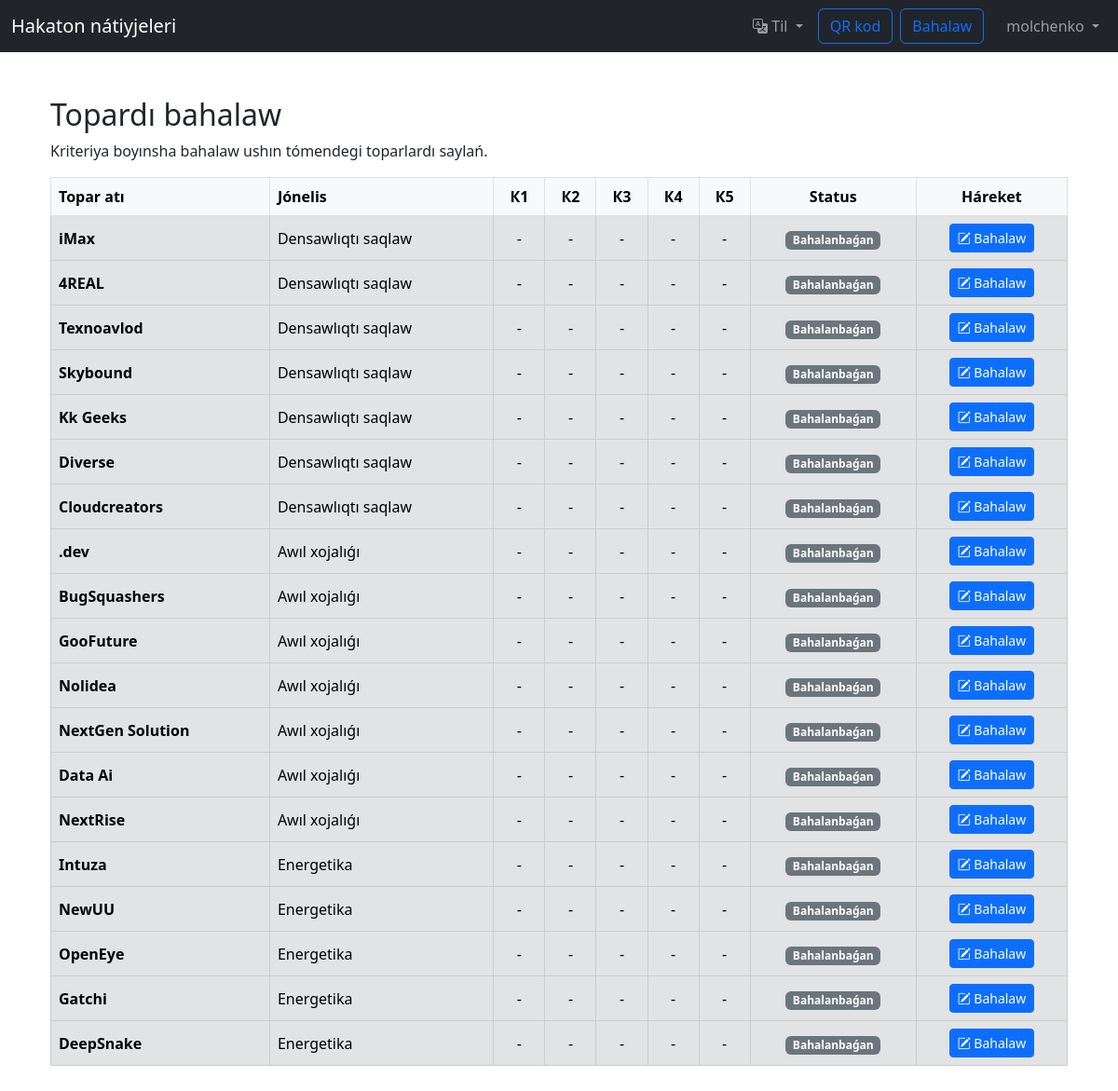
Screenshot of /evaluate/ (signed in) with the database file from the repository.
### judging/models.py (models this page shows, shortened)
class Criterion(models.Model):
    order = models.PositiveIntegerField(unique=True, verbose_name=_("Тартиб рақами (T/P)"))
    name = models.CharField(max_length=255, verbose_name=_("Баҳолаш мезони"))
    max_score = models.IntegerField(verbose_name=_("Максимал балл"))
    description = models.TextField(verbose_name=_("Изоҳ (мезонни баҳолаш учун қўлланма)"), blank=True, null=True)
    class Meta:
        verbose_name = _("Баҳолаш мезони")
        verbose_name_plural = _("Баҳолаш мезонлари")
        ordering = ['order']

class Team(models.Model):
    name = models.CharField(max_length=200, unique=True, verbose_name=_("Жамоа номи"))
    order = models.PositiveIntegerField(unique=True, verbose_name=_("Тартиб рақами (T/P)"))
    direction = models.ForeignKey(
        Direction,
        on_delete=models.PROTECT, # Агар йўналиш ўчирилса, жамоа йўналишсиз қолади (ёки models.PROTECT)
        verbose_name=_("Йўналиши")
    )
    class Meta:
        verbose_name = _("Жамоа")
        verbose_name_plural = _("Жамоалар")

class Direction(models.Model):
    name = models.CharField(max_length=200, unique=True, verbose_name=_("Йўналиш номи")) # Ўзгарди
    description = models.TextField(blank=True, null=True, verbose_name=_("Қисқача тавсиф")) # Ўзгарди
    class Meta:
        verbose_name = _("Йўналиш") # Ўзгарди
        verbose_name_plural = _("Йўналишлар") # Ўзгарди
        ordering = ['name']

### judging/views.py (the view)
# urls.py: path('evaluate/', judging_views.evaluate_view, name='evaluate'),
@login_required
def evaluate_view(request):
    current_user = request.user
    all_criteria_list = list(Criterion.objects.all().order_by('order'))
    teams_to_show_qs = Team.objects.all()
    judge_assigned_directions = []
    is_judge_assigned_to_specific_directions = False
    try:
        judge_profile = current_user.judge_profile
        if judge_profile.assigned_direction:
            teams_to_show_qs = Team.objects.filter(direction=judge_profile.assigned_direction)
            judge_assigned_directions = [judge_profile.assigned_direction]
            is_judge_assigned_to_specific_directions = True
    except JudgeProfile.DoesNotExist:
        pass
    teams_evaluation_data = []
    for team in teams_to_show_qs.select_related('direction').prefetch_related('evaluation_set'):
        evaluations_by_judge_for_team = [
            ev for ev in team.evaluation_set.all() if ev.judge_id == current_user.id
        ]
        scores_by_criteria = {
            ev.criterion_id: ev.score for ev in evaluations_by_judge_for_team if ev.score is not None
        }
        statuses_by_criteria = {
            ev.criterion_id: ev.status for ev in evaluations_by_judge_for_team
        }
        evaluated_criteria_count = len(evaluations_by_judge_for_team)
        finalized_criteria_count = sum(1 for ev in evaluations_by_judge_for_team if ev.status == Evaluation.STATUS_FINAL)
        all_criteria_count = len(all_criteria_list)
        fully_finalized = (evaluated_criteria_count == all_criteria_count) and \
                            (finalized_criteria_count == all_criteria_count) and \
                            (all_criteria_count > 0)
        partially_finalized_or_all_draft = (evaluated_criteria_count == all_criteria_count) and not fully_finalized and (all_criteria_count > 0)
        teams_evaluation_data.append({
            'team': team,
            'scores_by_criteria': scores_by_criteria,
            'statuses_by_criteria': statuses_by_criteria,
            'evaluated_count': evaluated_criteria_count,
            'finalized_count': finalized_criteria_count,
            'total_criteria_count': all_criteria_count,
            'fully_finalized': fully_finalized,
            'partially_finalized_or_all_draft': partially_finalized_or_all_draft
        })
    context = {
        'teams_evaluation_data': teams_evaluation_data, # Оддий жадвал учун
        'all_criteria': all_criteria_list, # Иккаласи учун ҳам керак
        'STATUS_FINAL': Evaluation.STATUS_FINAL,
        'STATUS_DRAFT': Evaluation.STATUS_DRAFT,
    }
    return render(request, 'judging/home.html', context)

### judging/context_processors.py (called while the page is built)
def site_languages(request):
    return {
        'SITE_LANGUAGES': settings.LANGUAGES,
        'CURRENT_LANGUAGE_CODE': request.LANGUAGE_CODE # Ёки get_language()
    }

### judging/templatetags/judging_extras.py (called while the page is built)
@register.filter
def get_item(dictionary, key):
    if hasattr(dictionary, 'get'):
        return dictionary.get(key)
    return None

### templates/judging/home.html (shortened to what this page needs)
{% extends "base.html" %}
{% load judging_extras %}
{% load i18n %}
{% block content %}
<h2>{% translate "Оценивание Команд" %}</h2>
<p>{% translate "Выберите команды ниже, чтобы оценить их по критериям или просмотреть ваши оценки." %}</p>
{% if teams_evaluation_data %}
<div class="table-responsive">
    <table class="table table-hover table-bordered">
        <thead class="table-light">
            <tr>
                <th scope="col">{% translate "Название Команды" %}</th>
                <th scope="col">{% translate "Направление" %}</th>
                {% for criterion in all_criteria %}
                    <th scope="col" class="text-center" data-bs-toggle="tooltip" data-bs-placement="top" title="{{ criterion.name }}">
                    </th>
                {% endfor %}
                <th scope="col" class="text-center">{% translate "Статус" %}</th>
                <th scope="col" class="text-center">{% translate "Действия" %}</th>
            </tr>
        </thead>
        <tbody>
            {% for data in teams_evaluation_data %}
            <tr class="align-middle {% if data.fully_finalized %}table-success{% elif data.partially_finalized_or_all_draft %}table-warning{% else %}table-secondary{% endif %}">
                <td>
                    <strong>{{ data.team.name }}</strong>
                </td>
                <td>{{ data.team.direction.name }}</td>
                {% for criterion in all_criteria %}
                    <td class="text-center">
                        {% with score_val=data.scores_by_criteria|get_item:criterion.id status_val=data.statuses_by_criteria|get_item:criterion.id %}
                            {{ score_val|default:"-" }}
                        {% endwith %}
                    </td>
                {% endfor %}
                <td class="text-center">
                    {% if data.fully_finalized %}
                        <span class="badge bg-success">{% translate "Завершено" %}</span>
                    {% elif data.partially_finalized_or_all_draft %}
                        <span class="badge bg-warning text-dark">{% translate "В черновике" %}</span>
                    {% elif data.evaluated_count > 0 %}
                        <span class="badge bg-info">{% translate "Частично оценено" %}</span>
                    {% else %}
                        <span class="badge bg-secondary">{% translate "Не оценено" %}</span>
                    {% endif %}
                </td>
                <td class="text-center">
                    <a href="{% url 'evaluate_team' data.team.id %}"
                       class="btn btn-sm {% if data.fully_finalized %}btn-outline-secondary{% else %}btn-primary{% endif %}"
                       {% if data.fully_finalized %}
                           data-bs-toggle="tooltip" title="{% translate 'Просмотреть оценки (нельзя изменить)' %}"
                       {% else %}
                           data-bs-toggle="tooltip" title="{% translate 'Оценить / Редактировать' %}"
                       {% endif %}>
                        {% if data.fully_finalized %}
                            <i class="bi bi-eye-fill"></i> {% translate "Смотреть" %}
                        {% else %}
                            <i class="bi bi-pencil-square"></i> {% translate "Оценить" %}
                        {% endif %}
                    </a>
                </td>
            </tr>
            {% endfor %}
        </tbody>
    </table>
</div>
{% else %}
<div class="alert alert-info">{% translate "В настоящее время нет команд для оценки или критерии не введены." %}</div>
{% endif %}
{% endblock %}

### templates/base.html (shortened to what this page needs)
{% load static %}
{% load i18n %}
{% load i18n_custom_tags %}
<!doctype html>
<html lang="{{ LANGUAGE_CODE }}">
<head>
    <link rel="stylesheet" href="https://cdn.jsdelivr.net/npm/bootstrap-icons@1.13.1/font/bootstrap-icons.min.css">
    <link href="https://cdn.jsdelivr.net/npm/bootstrap@5.3.0-alpha1/dist/css/bootstrap.min.css" rel="stylesheet">
</head>
<body>
    <nav class="navbar navbar-expand-md navbar-dark bg-dark fixed-top">
        <div class="container-fluid">
            <a class="navbar-brand" href="{% url 'public_results' %}">{% translate "Результаты Хакатона" %}</a>
            <div class="collapse navbar-collapse" id="navbarCollapse">
                <ul class="navbar-nav ms-auto mb-2 mb-lg-0">
                    <li class="nav-item dropdown me-2 my-auto">
                        <a class="nav-link dropdown-toggle" href="#" id="languageDropdown" role="button" data-bs-toggle="dropdown" aria-expanded="false">
                            <i class="bi bi-translate"></i> {% translate "Тил" %}
                        </a>
                    </li>
                </ul>
                <ul class="navbar-nav">
                    <li class="nav-item my-auto">
                        <button type="button" class="btn btn-outline-primary me-2" data-bs-toggle="modal" data-bs-target="#exampleModal">{% translate "QR код" %}</button>
                    </li>
                    <li class="nav-item my-auto me-3">
                        <a class="btn btn-outline-primary" href="{% url 'evaluate' %}">{% translate "Оценивание" %}</a>
                    </li>
                    {% if user.is_authenticated %}
                        <li class="nav-item my-auto dropdown">
                            <a class="nav-link dropdown-toggle" href="#" id="userDropdown" role="button" data-bs-toggle="dropdown" aria-expanded="false">
                                {{ user.username }}
                            </a>
                        </li>
                    {% endif %}
                </ul>
            </div>
        </div>
    </nav>
    <main class="container p-4">
        {% block content %}{% endblock %}
    </main>
</body>
</html>

### templates/base.html (style rules this page uses)
body { padding-top: 5rem; }

### rows the page displays
Criterion: score_val "-"
Criterion: score_val "-"
Criterion: score_val "-"
Criterion: score_val "-"
Criterion: score_val "-"
Team: team.name "iMax", team.direction.name "Densawlıqtı saqlaw"
Team: team.name "4REAL", team.direction.name "Densawlıqtı saqlaw"
Team: team.name "Texnoavlod", team.direction.name "Densawlıqtı saqlaw"
Team: team.name "Skybound", team.direction.name "Densawlıqtı saqlaw"
Team: team.name "Kk Geeks", team.direction.name "Densawlıqtı saqlaw"
Team: team.name "Diverse", team.direction.name "Densawlıqtı saqlaw"
Team: team.name "Cloudcreators", team.direction.name "Densawlıqtı saqlaw"
Team: team.name ".dev", team.direction.name "Awıl xojalıǵı"
Team: team.name "BugSquashers", team.direction.name "Awıl xojalıǵı"
Team: team.name "GooFuture", team.direction.name "Awıl xojalıǵı"
Team: team.name "Nolidea", team.direction.name "Awıl xojalıǵı"
Team: team.name "NextGen Solution", team.direction.name "Awıl xojalıǵı"
Team: team.name "Data Ai", team.direction.name "Awıl xojalıǵı"
Team: team.name "NextRise", team.direction.name "Awıl xojalıǵı"
Team: team.name "Intuza", team.direction.name "Energetika"
Team: team.name "NewUU", team.direction.name "Energetika"
Team: team.name "OpenEye", team.direction.name "Energetika"
Team: team.name "Gatchi", team.direction.name "Energetika"
Team: team.name "DeepSnake", team.direction.name "Energetika"

### other values shown
{{ user.username }} "molchenko"
